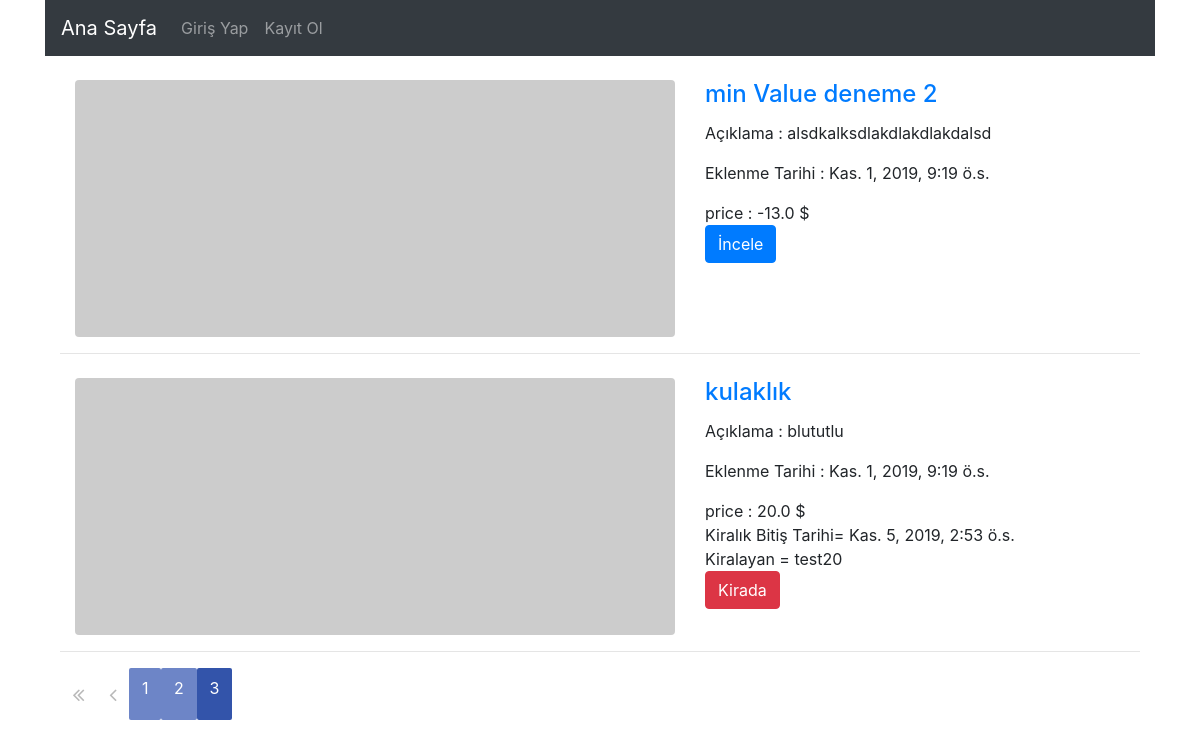
Page /?page=3 on the earlier database version.
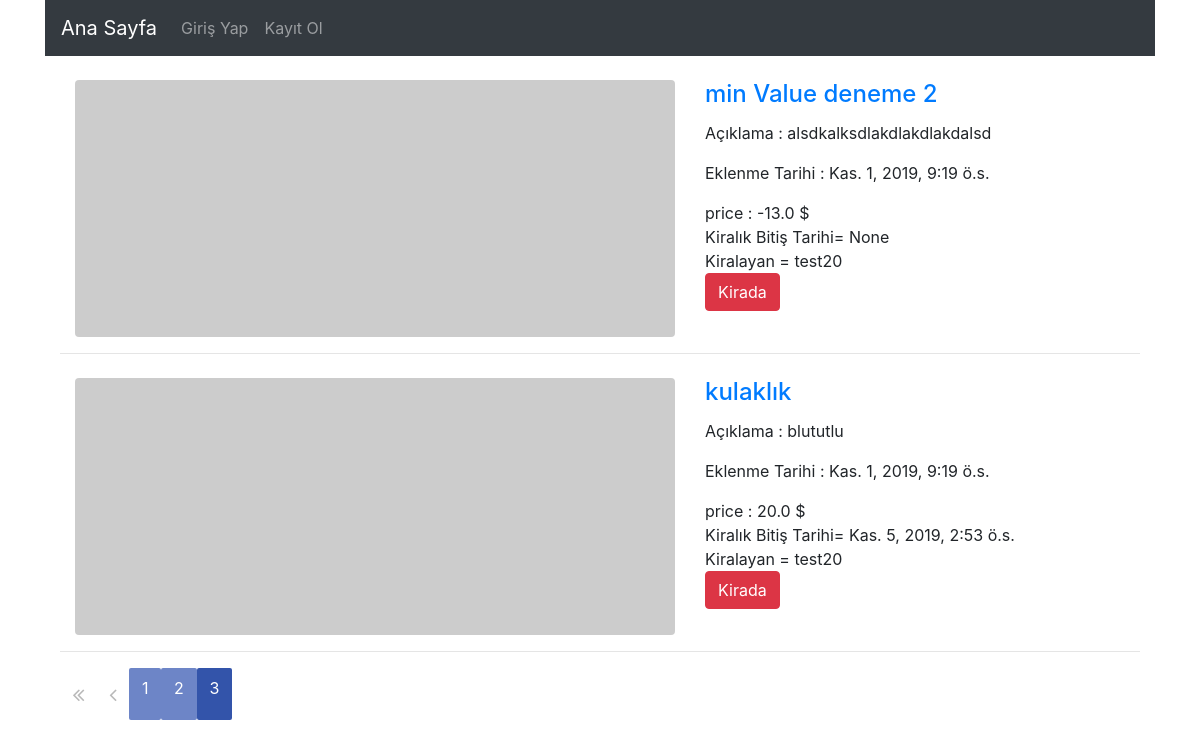
Same page on the later database version.
### product/models.py (models this page shows, shortened)
class ProductModel(models.Model):
    name = models.CharField(max_length=30,verbose_name="Ürün Adı",null=False)
    price = models.FloatField(verbose_name='Fiyat',default=0,
                        validators = [
                            MinValueValidator(0) ,
                            MaxValueValidator(1000000) ,
                                     ])
    description = models.CharField(max_length=500,null=True,blank=True,verbose_name="Açıklama",default="'Belirtilmedi'")
    product_image = models.ImageField(blank=True,null=True,verbose_name="Ürün Resmi Ekleyin")
    owner = models.ForeignKey(User,on_delete=models.CASCADE,verbose_name="product",related_name="owner")
    is_available = models.BooleanField(default=True)
    create_date = models.DateTimeField(auto_now_add=True,null=True)
    hire_date = models.DateField(auto_now=True,null=True)
    hire_end_date = models.DateTimeField(verbose_name="Kiralık Bitiş Tarihi",null=True,auto_now_add=True)
    hirer = models.ForeignKey(User,on_delete=models.SET_NULL,null=True)
    class Meta:
        ordering = ["-create_date"]

### user/models.py (models this page shows)
class User(AbstractUser):
    location = models.CharField(max_length=20,null=True,blank=True,verbose_name='Bulunduğunuz Şehir',default="'Belirtilmedi'")
    profile_picture = models.ImageField(null=True,blank=True,verbose_name='Profil Resmi')
    money = models.FloatField(verbose_name='Para',default=0,
                              validators=[
                                  MinValueValidator(0),
                                  MaxValueValidator(1000000),
                              ])
    def __str__(self):
        return self.username

### product/views.py (the view)
# urls.py: path('',views.List,name = 'MainPage'),
def List(request):
    product_list = ProductModel.objects.all()
    page = request.GET.get('page' , 1)
    paginator = Paginator(product_list ,6)
    try :
        products = paginator.page(page)
    except PageNotAnInteger :
        products = paginator.page(1)
    except EmptyPage :
        products = paginator.page(paginator.num_pages)
    for product in products :
        if product.hire_date == product.hire_end_date :
            product.is_available = False
            product.hire_end_date = None
    return render(request,"product_list.html",{"products" : products})

### templates/product_list.html (shortened to what this page needs)
{% extends 'base.html' %}
{% load crispy_forms_tags %}
{% block body %}
  {% for product in products %}
    <div class="container">
      <div class="row">
        <div class="col-md-7">
          <a href="{% url 'product:detail' product.id %}">
          {% if product.product_image %}
          <img  class="img-fluid rounded" src="{{product.product_image.url}}" alt="">
        {% else %}
          <img class="img-fluid rounded mb-3 mb-md-0" src="http://placehold.it/700x300" alt="">
            {% endif %}
          </a>
        </div>
        <div class="col-md-5">
          <h4 class="card-title">
            <a href="{% url 'product:detail' product.id %}">{{product.name}}</a>
          </h4>
          <p class="card-text">
            Açıklama : {{product.description}}</p>
            Eklenme Tarihi : {{product.create_date}}</p>
            price : {{product.price}} $<br>
        {% if product.is_available%}
          <a class="btn btn-primary" href="{% url 'product:detail' product.id %}">İncele</a>
        {% else %}
            Kiralık Bitiş Tarihi= {{product.hire_end_date}} <br>
            Kiralayan = {{product.hirer}}<br>
            <a class="btn btn-danger" href="{% url 'product:detail' product.id %}">Kirada</a>
        {% endif %}
        </div>
      </div>
    </div>
      <hr>
  {% endfor %}
<link href="https://maxcdn.bootstrapcdn.com/font-awesome/4.7.0/css/font-awesome.min.css" rel="stylesheet">
<link href="/static/CSS/heads.css" rel="stylesheet">
<div class="pagination">
  {% if products.has_previous %}
    <a class="pagination-action" href="?page=1">
     <i class="fa fa-angle-double-left" aria-hidden="true"></i>
    </a>
    <a class="pagination-action" href="?page={{ products.previous_page_number }}">
      <i class="fa fa-angle-left" aria-hidden="true"></i>
    </a>
  {% endif %}
  {% for num in products.paginator.page_range %}
    {% if products.number == num %}
    <span class="pagination-number pagination-current">{{ num }}</span>
    {% elif num > products.number|add:'-3' and num < products.number|add:'3' %}
    <a class="pagination-number" href="?page={{ num }}">{{ num }}</a>
    {% endif %}
  {% endfor %}
</div>
{% endblock body %}

### templates/base.html (shortened to what this page needs)
<!DOCTYPE html>
<html lang="en">
<head>
    <link rel="stylesheet" href="https://stackpath.bootstrapcdn.com/bootstrap/4.1.3/css/bootstrap.min.css">
</head>
<body>
        <div style = "margin-bottom:150px;" class = "container">
            {% include "navbar/navbar.html" %}
            <div style = "margin-top:20px;" class = "container">
                {% load staticfiles %}
            {% block body %}
            {% endblock body %}
        </div>
    </body>
</html>

### templates/navbar/navbar.html (shortened to what this page needs)
<nav class="navbar navbar-expand-lg navbar-dark bg-dark">
  <a class="navbar-brand" href="/">Ana Sayfa</a>
  <div class="collapse navbar-collapse" id="navbarNavDropdown">
    <ul class="navbar-nav">
    <ul class = "navbar-nav ml-auto">
      {% if request.user.is_authenticated %}
      <li class="nav-item ">
        <a class="nav-link" href="/user/detail/{{request.user.id}}">{{request.user}}</a>
      </li>
      <li class="nav-item ">
        <a class="nav-link" href="/user/logout">Çıkış Yap</a>
      </li>
      {% else %}
      <li class="nav-item ">
        <a class="nav-link" href="{% url 'user:login'  %}">Giriş Yap</a>
      </li>
      <li class="nav-item ">
        <a class="nav-link" href="/user/register">Kayıt Ol</a>
      </li>
      {% endif %}
    </ul>
  </div>
</nav>

### static/CSS/heads.css (style rules this page uses)
.pagination { text-align: center; margin-top: 1em; }
.pagination-number { padding: 0.5em 0.8em; border-radius: 2px; color: #fff; background-color: #6D85C7; }
.pagination-number:hover, .pagination-current { background-color: #3354AA; }
.pagination-action { margin: 0 0.1em; display: inline-block; padding: 0.5em 0.5em; color: #B9B9B9; font-size: 1.3em; }

Differences in the rows shown:
changed ProductModel "min Value deneme 2": hire_end_date (not shown) → "None"; hirer (not shown) → "test20"; is_available "İncele" → "Kiralık Bitiş Tarihi= Kiralayan = Kirada"
